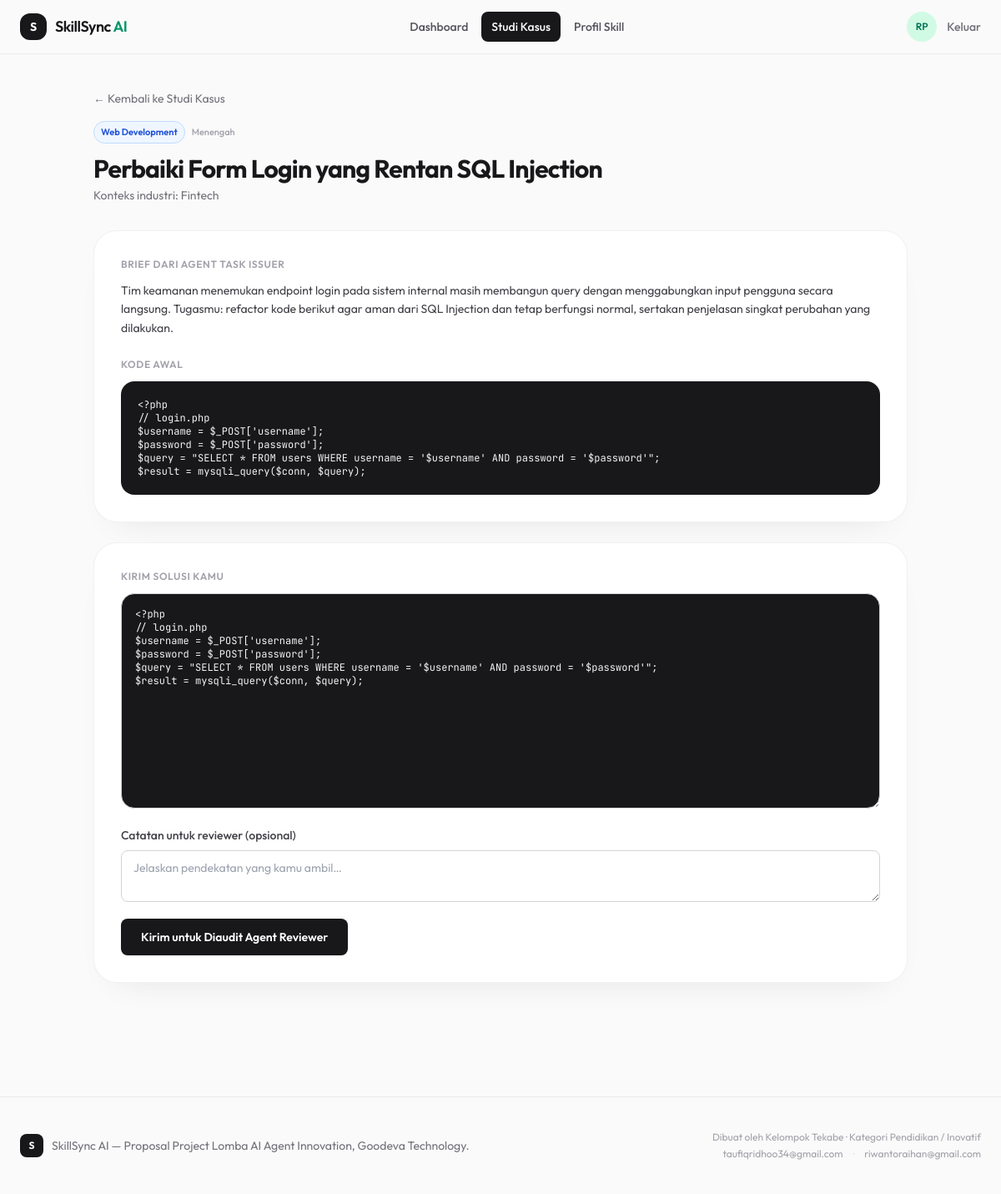
The page /task.php?id=1 (signed in) on the database its author committed.
### tables this page shows
CREATE TABLE tasks (
    id                INT UNSIGNED AUTO_INCREMENT PRIMARY KEY,
    category_id       INT UNSIGNED NOT NULL,
    created_by        INT UNSIGNED DEFAULT NULL COMMENT 'user_id mitra pembuat, NULL = auto-generated agent',
    title             VARCHAR(180) NOT NULL,
    slug              VARCHAR(200) NOT NULL UNIQUE,
    industry_context  VARCHAR(150) DEFAULT NULL COMMENT 'mis: Fintech, E-commerce, Logistik',
    case_brief        TEXT         NOT NULL COMMENT 'deskripsi studi kasus dari agent',
    starter_code      MEDIUMTEXT   DEFAULT NULL,
    difficulty        ENUM('pemula','menengah','mahir') NOT NULL DEFAULT 'pemula',
    is_active         TINYINT(1)   NOT NULL DEFAULT 1,
    created_at        DATETIME     NOT NULL DEFAULT CURRENT_TIMESTAMP,
    FOREIGN KEY (category_id) REFERENCES task_categories(id),
    FOREIGN KEY (created_by) REFERENCES users(id) ON DELETE SET NULL
);

CREATE TABLE task_categories (
    id    INT UNSIGNED AUTO_INCREMENT PRIMARY KEY,
    name  VARCHAR(60) NOT NULL UNIQUE,
    slug  VARCHAR(60) NOT NULL UNIQUE
);

### includes/functions.php (called while the page is built, shortened)
<?php
function e(?string $str): string
{
    return htmlspecialchars($str ?? '', ENT_QUOTES, 'UTF-8');
}
function current_user(): ?array
{
    return $_SESSION['user'] ?? null;
}

### task.php (the view, shortened to what this page needs)
<?php
require_once __DIR__ . '/includes/functions.php';
$pdo = db();
$taskId = (int) ($_GET['id'] ?? 0);
$stmt = $pdo->prepare('SELECT t.*, c.name AS category_name FROM tasks t JOIN task_categories c ON c.id = t.category_id WHERE t.id = ?');
$stmt->execute([$taskId]);
$task = $stmt->fetch();
require __DIR__ . '/includes/header.php';
?>
<section class="max-w-5xl mx-auto px-6 py-10">
  <a href="<?= APP_URL ?>/tasks.php" class="text-sm text-zinc-500 hover:text-zinc-900">&larr; Kembali ke Studi Kasus</a>
  <div class="mt-4 flex items-center gap-2">
    <span class="badge-info text-[11px] font-semibold px-2 py-1 rounded-full"><?= e($task['category_name']) ?></span>
    <span class="text-[11px] font-medium text-zinc-400 capitalize"><?= e($task['difficulty']) ?></span>
  </div>
  <h1 class="mt-3 text-3xl font-bold tracking-tight text-zinc-900"><?= e($task['title']) ?></h1>
  <p class="mt-1 text-sm text-zinc-500">Konteks industri: <?= e($task['industry_context'] ?: '-') ?></p>
  <div class="mt-8 surface rounded-3xl p-8">
    <p class="text-xs font-semibold uppercase tracking-wider text-zinc-400 mb-3">Brief dari Agent Task Issuer</p>
    <p class="text-sm text-zinc-700 leading-relaxed whitespace-pre-line"><?= e($task['case_brief']) ?></p>
    <?php if ($task['starter_code']): ?>
    <p class="text-xs font-semibold uppercase tracking-wider text-zinc-400 mt-6 mb-3">Kode Awal</p>
    <pre class="rounded-2xl bg-zinc-900 text-zinc-100 font-mono text-xs p-5 overflow-x-auto"><?= e($task['starter_code']) ?></pre>
    <?php endif; ?>
  </div>
  <?php if ($user['role'] === 'siswa'): ?>
    <form method="POST" class="mt-6 surface rounded-3xl p-8" id="submitForm">
      <p class="text-xs font-semibold uppercase tracking-wider text-zinc-400 mb-3">Kirim Solusi Kamu</p>
      <textarea name="code_content" rows="14" required class="code-editor w-full border border-zinc-300 rounded-2xl px-4 py-4 text-xs bg-zinc-900 text-zinc-100 focus:outline-none focus:ring-2 focus:ring-accent/40" placeholder="Tempel kode PHP kamu di sini..."><?= e($task['starter_code'] ?? '') ?></textarea>
      <div class="mt-4 flex flex-col gap-2">
        <label class="text-sm font-medium text-zinc-700">Catatan untuk reviewer (opsional)</label>
        <textarea name="notes" rows="2" class="border border-zinc-300 rounded-lg px-3.5 py-2.5 text-sm focus:outline-none focus:ring-2 focus:ring-accent/40" placeholder="Jelaskan pendekatan yang kamu ambil…"></textarea>
      </div>
      <button type="submit" id="submitBtn" class="btn-tactile mt-5 bg-zinc-900 text-white px-6 py-3 rounded-lg text-sm font-semibold hover:bg-zinc-800">
        Kirim untuk Diaudit Agent Reviewer
      </button>
    </form>
  <?php endif; ?>
</section>
<?php require __DIR__ . '/includes/footer.php'; ?>

### assets/css/style.css (style rules this page uses)
:root { --accent: #059669; --accent-dark: #047857; --accent-light: #d1fae5; --ink: #18181b; --paper: #fafafa; }
* { font-family: 'Outfit', system-ui, sans-serif; }
.font-mono, code, pre, textarea.code-editor { font-family: 'JetBrains Mono', ui-monospace, monospace; }
body { background: var(--paper); color: var(--ink); }
.btn-tactile { transition: transform .12s ease, box-shadow .12s ease, background-color .12s ease; }
.surface { background: #ffffff; border: 1px solid rgba(24,24,27,0.06); box-shadow: 0 20px 40px -28px rgba(0,0,0,0.12); }
.badge-info { background: #eff6ff; color: #1d4ed8; border: 1px solid #bfdbfe; }

### rows shown on the page
tasks: category.name "Web Development", difficulty "Menengah", title "Perbaiki Form Login yang Rentan SQL Injection", industry_context "Fintech", case_brief "Tim keamanan menemukan endpoint login pada sistem internal masih membangun query dengan menggabungkan input pengguna secara langsung. Tugasmu: refactor kode berikut agar aman dari SQL Injection dan tetap berfungsi normal, sertakan penjelasan singkat perubahan yang dilakukan.", starter_code "<?php // login.php $username = $_POST['username']; $password = $_POST['password']; $query = \"SELECT * FROM users WHERE username = '$username' AND password = '$password'\"; $result = mysqli_query($conn, $query);", code_content "<?php // login.php $username = $_POST['username']; $password = $_POST['password']; $query = \"SELECT * FROM users WHERE username = '$username' AND password = '$password'\"; $result = mysqli_query($conn, $query);"

### other values the page prints
initials($user['name']) "RP"
